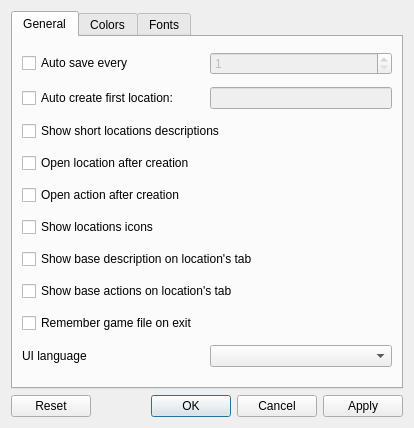
<?xml version="1.0" encoding="UTF-8"?>
<ui version="4.0">
 <class>OptionsDialog</class>
 <widget class="QDialog" name="OptionsDialog">
  <property name="windowModality">
   <enum>Qt::NonModal</enum>
  </property>
  <property name="geometry">
   <rect>
    <x>0</x>
    <y>0</y>
    <width>414</width>
    <height>428</height>
   </rect>
  </property>
  <property name="windowTitle">
   <string>Settings</string>
  </property>
  <property name="autoFillBackground">
   <bool>false</bool>
  </property>
  <property name="sizeGripEnabled">
   <bool>false</bool>
  </property>
  <property name="modal">
   <bool>true</bool>
  </property>
  <layout class="QVBoxLayout" name="verticalLayout">
   <item>
    <widget class="QTabWidget" name="tabWidget">
     <property name="sizePolicy">
      <sizepolicy hsizetype="Expanding" vsizetype="Expanding">
       <horstretch>0</horstretch>
       <verstretch>0</verstretch>
      </sizepolicy>
     </property>
     <property name="minimumSize">
      <size>
       <width>0</width>
       <height>321</height>
      </size>
     </property>
     <property name="currentIndex">
      <number>0</number>
     </property>
     <widget class="QWidget" name="_general">
      <property name="enabled">
       <bool>true</bool>
      </property>
      <attribute name="title">
       <string>General</string>
      </attribute>
      <layout class="QVBoxLayout" name="verticalLayout_3">
       <item>
        <layout class="QHBoxLayout" name="horizontalLayout" stretch="1,1">
         <item>
          <widget class="QCheckBox" name="_chkAutoSave">
           <property name="text">
            <string>Auto save every</string>
           </property>
          </widget>
         </item>
         <item>
          <widget class="QSpinBox" name="_spnAutoSaveMin">
           <property name="enabled">
            <bool>false</bool>
           </property>
           <property name="minimum">
            <number>1</number>
           </property>
           <property name="maximum">
            <number>60</number>
           </property>
           <property name="value">
            <number>1</number>
           </property>
          </widget>
         </item>
        </layout>
       </item>
       <item>
        <layout class="QHBoxLayout" name="horizontalLayout_2" stretch="1,1">
         <property name="sizeConstraint">
          <enum>QLayout::SetDefaultConstraint</enum>
         </property>
         <item>
          <widget class="QCheckBox" name="_chkFirstLoc">
           <property name="text">
            <string>Auto create first location:</string>
           </property>
          </widget>
         </item>
         <item>
          <widget class="QLineEdit" name="_txtNameFirsLoc">
           <property name="enabled">
            <bool>false</bool>
           </property>
          </widget>
         </item>
        </layout>
       </item>
       <item>
        <widget class="QCheckBox" name="_chkDescOfLoc">
         <property name="text">
          <string>Show short locations descriptions</string>
         </property>
        </widget>
       </item>
       <item>
        <widget class="QCheckBox" name="_chkOpeningLoc">
         <property name="text">
          <string>Open location after creation</string>
         </property>
        </widget>
       </item>
       <item>
        <widget class="QCheckBox" name="_chkOpeningAct">
         <property name="text">
          <string>Open action after creation</string>
         </property>
        </widget>
       </item>
       <item>
        <widget class="QCheckBox" name="_chkOnLocActIcons">
         <property name="text">
          <string>Show locations icons</string>
         </property>
        </widget>
       </item>
       <item>
        <widget class="QCheckBox" name="_chkLocDescVisible">
         <property name="text">
          <string>Show base description on location's tab</string>
         </property>
        </widget>
       </item>
       <item>
        <widget class="QCheckBox" name="_chkLocActsVisible">
         <property name="text">
          <string>Show base actions on location's tab</string>
         </property>
        </widget>
       </item>
       <item>
        <widget class="QCheckBox" name="_chkOpenLastGame">
         <property name="text">
          <string>Remember game file on exit</string>
         </property>
        </widget>
       </item>
       <item>
        <layout class="QHBoxLayout" name="horizontalLayout_3" stretch="1,1">
         <item>
          <widget class="QLabel" name="_stTextCmbLang">
           <property name="text">
            <string>UI language</string>
           </property>
           <property name="buddy">
            <cstring>_cmbLang</cstring>
           </property>
          </widget>
         </item>
         <item>
          <widget class="QComboBox" name="_cmbLang"/>
         </item>
        </layout>
       </item>
      </layout>
     </widget>
     <widget class="QWidget" name="_colors">
      <attribute name="title">
       <string>Colors</string>
      </attribute>
      <layout class="QVBoxLayout" name="verticalLayout_2">
       <item>
        <layout class="QHBoxLayout" name="horizontalLayout_4" stretch="4,1,2">
         <item>
          <widget class="QLabel" name="_stText11">
           <property name="text">
            <string>Main background color:</string>
           </property>
          </widget>
         </item>
         <item>
          <widget class="ColorWidget" name="_colorBaseBack" native="true">
           <property name="autoFillBackground">
            <bool>true</bool>
           </property>
          </widget>
         </item>
         <item>
          <widget class="QPushButton" name="_btnClrsBaseBack">
           <property name="text">
            <string>Select color...</string>
           </property>
          </widget>
         </item>
        </layout>
       </item>
       <item>
        <layout class="QHBoxLayout" name="horizontalLayout_6" stretch="4,1,2">
         <item>
          <widget class="QLabel" name="_stText10">
           <property name="text">
            <string>Tabs background color:</string>
           </property>
          </widget>
         </item>
         <item>
          <widget class="ColorWidget" name="_colorTextBack" native="true">
           <property name="autoFillBackground">
            <bool>true</bool>
           </property>
          </widget>
         </item>
         <item>
          <widget class="QPushButton" name="_btnClrsTextBack">
           <property name="text">
            <string>Select color...</string>
           </property>
          </widget>
         </item>
        </layout>
       </item>
       <item>
        <layout class="QHBoxLayout" name="horizontalLayout_7" stretch="4,1,2">
         <item>
          <widget class="QLabel" name="_stText9">
           <property name="text">
            <string>Base font's color:</string>
           </property>
          </widget>
         </item>
         <item>
          <widget class="ColorWidget" name="_colorBaseFont" native="true">
           <property name="autoFillBackground">
            <bool>true</bool>
           </property>
          </widget>
         </item>
         <item>
          <widget class="QPushButton" name="_btnClrsBaseFont">
           <property name="text">
            <string>Select color...</string>
           </property>
          </widget>
         </item>
        </layout>
       </item>
       <item>
        <layout class="QHBoxLayout" name="horizontalLayout_5" stretch="4,1,2">
         <item>
          <widget class="QLabel" name="_stText1">
           <property name="text">
            <string>Statements color:</string>
           </property>
          </widget>
         </item>
         <item>
          <widget class="ColorWidget" name="_colorStatements" native="true">
           <property name="autoFillBackground">
            <bool>true</bool>
           </property>
          </widget>
         </item>
         <item>
          <widget class="QPushButton" name="_btnClrsStatements">
           <property name="text">
            <string>Select color...</string>
           </property>
          </widget>
         </item>
        </layout>
       </item>
       <item>
        <layout class="QHBoxLayout" name="horizontalLayout_14" stretch="4,1,2">
         <item>
          <widget class="QLabel" name="_stText2">
           <property name="text">
            <string>Functions color:</string>
           </property>
          </widget>
         </item>
         <item>
          <widget class="ColorWidget" name="_colorFunctions" native="true">
           <property name="autoFillBackground">
            <bool>true</bool>
           </property>
          </widget>
         </item>
         <item>
          <widget class="QPushButton" name="_btnClrsFunctions">
           <property name="text">
            <string>Select color...</string>
           </property>
          </widget>
         </item>
        </layout>
       </item>
       <item>
        <layout class="QHBoxLayout" name="horizontalLayout_13" stretch="4,1,2">
         <item>
          <widget class="QLabel" name="_stText3">
           <property name="text">
            <string>System variables color:</string>
           </property>
          </widget>
         </item>
         <item>
          <widget class="ColorWidget" name="_colorSysVariables" native="true">
           <property name="autoFillBackground">
            <bool>true</bool>
           </property>
          </widget>
         </item>
         <item>
          <widget class="QPushButton" name="_btnClrsSysVariables">
           <property name="text">
            <string>Select color...</string>
           </property>
          </widget>
         </item>
        </layout>
       </item>
       <item>
        <layout class="QHBoxLayout" name="horizontalLayout_12" stretch="4,1,2">
         <item>
          <widget class="QLabel" name="_stText4">
           <property name="text">
            <string>Strings color:</string>
           </property>
          </widget>
         </item>
         <item>
          <widget class="ColorWidget" name="_colorStrings" native="true">
           <property name="autoFillBackground">
            <bool>true</bool>
           </property>
          </widget>
         </item>
         <item>
          <widget class="QPushButton" name="_btnClrsStrings">
           <property name="text">
            <string>Select color...</string>
           </property>
          </widget>
         </item>
        </layout>
       </item>
       <item>
        <layout class="QHBoxLayout" name="horizontalLayout_11" stretch="4,1,2">
         <item>
          <widget class="QLabel" name="_stText5">
           <property name="text">
            <string>Numbers color:</string>
           </property>
          </widget>
         </item>
         <item>
          <widget class="ColorWidget" name="_colorNumbers" native="true">
           <property name="autoFillBackground">
            <bool>true</bool>
           </property>
          </widget>
         </item>
         <item>
          <widget class="QPushButton" name="_btnClrsNumbers">
           <property name="text">
            <string>Select color...</string>
           </property>
          </widget>
         </item>
        </layout>
       </item>
       <item>
        <layout class="QHBoxLayout" name="horizontalLayout_10" stretch="4,1,2">
         <item>
          <widget class="QLabel" name="_stText6">
           <property name="text">
            <string>Operations color:</string>
           </property>
          </widget>
         </item>
         <item>
          <widget class="ColorWidget" name="_colorOptsBrts" native="true">
           <property name="autoFillBackground">
            <bool>true</bool>
           </property>
          </widget>
         </item>
         <item>
          <widget class="QPushButton" name="_btnClrsOptsBrts">
           <property name="text">
            <string>Select color...</string>
           </property>
          </widget>
         </item>
        </layout>
       </item>
       <item>
        <layout class="QHBoxLayout" name="horizontalLayout_9" stretch="4,1,2">
         <item>
          <widget class="QLabel" name="_stText7">
           <property name="text">
            <string>Labels color:</string>
           </property>
          </widget>
         </item>
         <item>
          <widget class="ColorWidget" name="_colorMarks" native="true">
           <property name="autoFillBackground">
            <bool>true</bool>
           </property>
          </widget>
         </item>
         <item>
          <widget class="QPushButton" name="_btnClrsMarks">
           <property name="text">
            <string>Select color...</string>
           </property>
          </widget>
         </item>
        </layout>
       </item>
       <item>
        <layout class="QHBoxLayout" name="horizontalLayout_8" stretch="4,1,2">
         <item>
          <widget class="QLabel" name="_stText8">
           <property name="text">
            <string>Comments color:</string>
           </property>
          </widget>
         </item>
         <item>
          <widget class="ColorWidget" name="_colorComments" native="true">
           <property name="autoFillBackground">
            <bool>true</bool>
           </property>
          </widget>
         </item>
         <item>
          <widget class="QPushButton" name="_btnClrsComments">
           <property name="text">
            <string>Select color...</string>
           </property>
          </widget>
         </item>
        </layout>
       </item>
      </layout>
     </widget>
     <widget class="QWidget" name="_fonts">
      <attribute name="title">
       <string>Fonts</string>
      </attribute>
      <layout class="QVBoxLayout" name="verticalLayout_6">
       <item>
        <layout class="QHBoxLayout" name="horizontalLayout_15" stretch="3,2,2">
         <item>
          <widget class="QLabel" name="_stText01">
           <property name="text">
            <string>Main font:</string>
           </property>
           <property name="textFormat">
            <enum>Qt::AutoText</enum>
           </property>
          </widget>
         </item>
         <item>
          <widget class="FontWidget" name="_txtFontBase">
           <property name="sizePolicy">
            <sizepolicy hsizetype="Ignored" vsizetype="Ignored">
             <horstretch>0</horstretch>
             <verstretch>0</verstretch>
            </sizepolicy>
           </property>
           <property name="autoFillBackground">
            <bool>true</bool>
           </property>
           <property name="text">
            <string/>
           </property>
           <property name="alignment">
            <set>Qt::AlignCenter</set>
           </property>
           <property name="wordWrap">
            <bool>false</bool>
           </property>
          </widget>
         </item>
         <item>
          <widget class="QPushButton" name="_btnFontsBase">
           <property name="text">
            <string>Select font...</string>
           </property>
          </widget>
         </item>
        </layout>
       </item>
       <item>
        <layout class="QHBoxLayout" name="horizontalLayout_25" stretch="3,2,2">
         <item>
          <widget class="QLabel" name="_stText02">
           <property name="text">
            <string>Statements font:</string>
           </property>
          </widget>
         </item>
         <item>
          <widget class="FontWidget" name="_txtFontStatements">
           <property name="sizePolicy">
            <sizepolicy hsizetype="Ignored" vsizetype="Ignored">
             <horstretch>0</horstretch>
             <verstretch>0</verstretch>
            </sizepolicy>
           </property>
           <property name="autoFillBackground">
            <bool>true</bool>
           </property>
           <property name="text">
            <string/>
           </property>
           <property name="alignment">
            <set>Qt::AlignCenter</set>
           </property>
          </widget>
         </item>
         <item>
          <widget class="QPushButton" name="_btnFontsStatements">
           <property name="text">
            <string>Select font...</string>
           </property>
          </widget>
         </item>
        </layout>
       </item>
       <item>
        <layout class="QHBoxLayout" name="horizontalLayout_24" stretch="3,2,2">
         <item>
          <widget class="QLabel" name="_stText03">
           <property name="text">
            <string>Functions font:</string>
           </property>
          </widget>
         </item>
         <item>
          <widget class="FontWidget" name="_txtFontFunctions">
           <property name="sizePolicy">
            <sizepolicy hsizetype="Ignored" vsizetype="Ignored">
             <horstretch>0</horstretch>
             <verstretch>0</verstretch>
            </sizepolicy>
           </property>
           <property name="autoFillBackground">
            <bool>true</bool>
           </property>
           <property name="text">
            <string/>
           </property>
           <property name="alignment">
            <set>Qt::AlignCenter</set>
           </property>
          </widget>
         </item>
         <item>
          <widget class="QPushButton" name="_btnFontsFunctions">
           <property name="text">
            <string>Select font...</string>
           </property>
          </widget>
         </item>
        </layout>
       </item>
       <item>
        <layout class="QHBoxLayout" name="horizontalLayout_23" stretch="3,2,2">
         <item>
          <widget class="QLabel" name="_stText04">
           <property name="text">
            <string>System variables font:</string>
           </property>
          </widget>
         </item>
         <item>
          <widget class="FontWidget" name="_txtFontSysVariables">
           <property name="sizePolicy">
            <sizepolicy hsizetype="Ignored" vsizetype="Ignored">
             <horstretch>0</horstretch>
             <verstretch>0</verstretch>
            </sizepolicy>
           </property>
           <property name="autoFillBackground">
            <bool>true</bool>
           </property>
           <property name="text">
            <string/>
           </property>
           <property name="alignment">
            <set>Qt::AlignCenter</set>
           </property>
          </widget>
         </item>
         <item>
          <widget class="QPushButton" name="_btnFontsSysVariables">
           <property name="text">
            <string>Select font...</string>
           </property>
          </widget>
         </item>
        </layout>
       </item>
       <item>
        <layout class="QHBoxLayout" name="horizontalLayout_22" stretch="3,2,2">
         <item>
          <widget class="QLabel" name="_stText05">
           <property name="text">
            <string>Strings font:</string>
           </property>
          </widget>
         </item>
         <item>
          <widget class="FontWidget" name="_txtFontStrings">
           <property name="sizePolicy">
            <sizepolicy hsizetype="Ignored" vsizetype="Ignored">
             <horstretch>0</horstretch>
             <verstretch>0</verstretch>
            </sizepolicy>
           </property>
           <property name="autoFillBackground">
            <bool>true</bool>
           </property>
           <property name="text">
            <string/>
           </property>
           <property name="alignment">
            <set>Qt::AlignCenter</set>
           </property>
          </widget>
         </item>
         <item>
          <widget class="QPushButton" name="_btnFontsStrings">
           <property name="text">
            <string>Select font...</string>
           </property>
          </widget>
         </item>
        </layout>
       </item>
       <item>
        <layout class="QHBoxLayout" name="horizontalLayout_21" stretch="3,2,2">
         <item>
          <widget class="QLabel" name="_stText06">
           <property name="text">
            <string>Numbers font:</string>
           </property>
          </widget>
         </item>
         <item>
          <widget class="FontWidget" name="_txtFontNumbers">
           <property name="sizePolicy">
            <sizepolicy hsizetype="Ignored" vsizetype="Ignored">
             <horstretch>0</horstretch>
             <verstretch>0</verstretch>
            </sizepolicy>
           </property>
           <property name="autoFillBackground">
            <bool>true</bool>
           </property>
           <property name="text">
            <string/>
           </property>
           <property name="alignment">
            <set>Qt::AlignCenter</set>
           </property>
          </widget>
         </item>
         <item>
          <widget class="QPushButton" name="_btnFontsNumbers">
           <property name="text">
            <string>Select font...</string>
           </property>
          </widget>
         </item>
        </layout>
       </item>
       <item>
        <layout class="QHBoxLayout" name="horizontalLayout_20" stretch="3,2,2">
         <item>
          <widget class="QLabel" name="_stText07">
           <property name="text">
            <string>Operations font:</string>
           </property>
          </widget>
         </item>
         <item>
          <widget class="FontWidget" name="_txtFontOptsBrts">
           <property name="sizePolicy">
            <sizepolicy hsizetype="Ignored" vsizetype="Ignored">
             <horstretch>0</horstretch>
             <verstretch>0</verstretch>
            </sizepolicy>
           </property>
           <property name="autoFillBackground">
            <bool>true</bool>
           </property>
           <property name="text">
            <string/>
           </property>
           <property name="alignment">
            <set>Qt::AlignCenter</set>
           </property>
          </widget>
         </item>
         <item>
          <widget class="QPushButton" name="_btnFontsOptsBrts">
           <property name="text">
            <string>Select font...</string>
           </property>
          </widget>
         </item>
        </layout>
       </item>
       <item>
        <layout class="QHBoxLayout" name="horizontalLayout_18" stretch="3,2,2">
         <item>
          <widget class="QLabel" name="_stText08">
           <property name="text">
            <string>Labels font:</string>
           </property>
          </widget>
         </item>
         <item>
          <widget class="FontWidget" name="_txtFontMarks">
           <property name="sizePolicy">
            <sizepolicy hsizetype="Ignored" vsizetype="Ignored">
             <horstretch>0</horstretch>
             <verstretch>0</verstretch>
            </sizepolicy>
           </property>
           <property name="autoFillBackground">
            <bool>true</bool>
           </property>
           <property name="text">
            <string/>
           </property>
           <property name="alignment">
            <set>Qt::AlignCenter</set>
           </property>
          </widget>
         </item>
         <item>
          <widget class="QPushButton" name="_btnFontsMarks">
           <property name="text">
            <string>Select font...</string>
           </property>
          </widget>
         </item>
        </layout>
       </item>
       <item>
        <layout class="QHBoxLayout" name="horizontalLayout_16" stretch="3,2,2">
         <item>
          <widget class="QLabel" name="_stText09">
           <property name="text">
            <string>Comments font:</string>
           </property>
          </widget>
         </item>
         <item>
          <widget class="FontWidget" name="_txtFontComments">
           <property name="sizePolicy">
            <sizepolicy hsizetype="Ignored" vsizetype="Ignored">
             <horstretch>0</horstretch>
             <verstretch>0</verstretch>
            </sizepolicy>
           </property>
           <property name="autoFillBackground">
            <bool>true</bool>
           </property>
           <property name="text">
            <string/>
           </property>
           <property name="alignment">
            <set>Qt::AlignCenter</set>
           </property>
          </widget>
         </item>
         <item>
          <widget class="QPushButton" name="_btnFontsComments">
           <property name="text">
            <string>Select font...</string>
           </property>
          </widget>
         </item>
        </layout>
       </item>
      </layout>
     </widget>
    </widget>
   </item>
   <item>
    <widget class="QDialogButtonBox" name="buttonBox">
     <property name="orientation">
      <enum>Qt::Horizontal</enum>
     </property>
     <property name="standardButtons">
      <set>QDialogButtonBox::Apply|QDialogButtonBox::Cancel|QDialogButtonBox::Ok|QDialogButtonBox::Reset</set>
     </property>
     <property name="centerButtons">
      <bool>false</bool>
     </property>
    </widget>
   </item>
  </layout>
 </widget>
 <customwidgets>
  <customwidget>
   <class>ColorWidget</class>
   <extends>QWidget</extends>
   <header>src/colorwidget.h</header>
   <container>1</container>
  </customwidget>
  <customwidget>
   <class>FontWidget</class>
   <extends>QLabel</extends>
   <header>src/fontwidget.h</header>
  </customwidget>
 </customwidgets>
 <tabstops>
  <tabstop>tabWidget</tabstop>
  <tabstop>_chkAutoSave</tabstop>
  <tabstop>_spnAutoSaveMin</tabstop>
  <tabstop>_chkFirstLoc</tabstop>
  <tabstop>_txtNameFirsLoc</tabstop>
  <tabstop>_chkDescOfLoc</tabstop>
  <tabstop>_chkOpeningLoc</tabstop>
  <tabstop>_chkOpeningAct</tabstop>
  <tabstop>_chkOnLocActIcons</tabstop>
  <tabstop>_chkLocDescVisible</tabstop>
  <tabstop>_chkLocActsVisible</tabstop>
  <tabstop>_chkOpenLastGame</tabstop>
  <tabstop>_cmbLang</tabstop>
  <tabstop>buttonBox</tabstop>
 </tabstops>
 <resources/>
 <connections>
  <connection>
   <sender>buttonBox</sender>
   <signal>accepted()</signal>
   <receiver>OptionsDialog</receiver>
   <slot>OnOkButton()</slot>
   <hints>
    <hint type="sourcelabel">
     <x>204</x>
     <y>418</y>
    </hint>
    <hint type="destinationlabel">
     <x>181</x>
     <y>378</y>
    </hint>
   </hints>
  </connection>
  <connection>
   <sender>buttonBox</sender>
   <signal>rejected()</signal>
   <receiver>OptionsDialog</receiver>
   <slot>reject()</slot>
   <hints>
    <hint type="sourcelabel">
     <x>226</x>
     <y>418</y>
    </hint>
    <hint type="destinationlabel">
     <x>216</x>
     <y>372</y>
    </hint>
   </hints>
  </connection>
  <connection>
   <sender>_chkAutoSave</sender>
   <signal>toggled(bool)</signal>
   <receiver>_spnAutoSaveMin</receiver>
   <slot>setEnabled(bool)</slot>
   <hints>
    <hint type="sourcelabel">
     <x>133</x>
     <y>66</y>
    </hint>
    <hint type="destinationlabel">
     <x>293</x>
     <y>68</y>
    </hint>
   </hints>
  </connection>
  <connection>
   <sender>_chkFirstLoc</sender>
   <signal>toggled(bool)</signal>
   <receiver>_txtNameFirsLoc</receiver>
   <slot>setEnabled(bool)</slot>
   <hints>
    <hint type="sourcelabel">
     <x>132</x>
     <y>93</y>
    </hint>
    <hint type="destinationlabel">
     <x>282</x>
     <y>89</y>
    </hint>
   </hints>
  </connection>
  <connection>
   <sender>_btnClrsBaseBack</sender>
   <signal>clicked()</signal>
   <receiver>OptionsDialog</receiver>
   <slot>OnColorSelect()</slot>
   <hints>
    <hint type="sourcelabel">
     <x>381</x>
     <y>67</y>
    </hint>
    <hint type="destinationlabel">
     <x>411</x>
     <y>67</y>
    </hint>
   </hints>
  </connection>
  <connection>
   <sender>_btnClrsTextBack</sender>
   <signal>clicked()</signal>
   <receiver>OptionsDialog</receiver>
   <slot>OnColorSelect()</slot>
   <hints>
    <hint type="sourcelabel">
     <x>341</x>
     <y>95</y>
    </hint>
    <hint type="destinationlabel">
     <x>410</x>
     <y>96</y>
    </hint>
   </hints>
  </connection>
  <connection>
   <sender>_btnClrsBaseFont</sender>
   <signal>clicked()</signal>
   <receiver>OptionsDialog</receiver>
   <slot>OnColorSelect()</slot>
   <hints>
    <hint type="sourcelabel">
     <x>366</x>
     <y>123</y>
    </hint>
    <hint type="destinationlabel">
     <x>412</x>
     <y>123</y>
    </hint>
   </hints>
  </connection>
  <connection>
   <sender>_btnClrsStatements</sender>
   <signal>clicked()</signal>
   <receiver>OptionsDialog</receiver>
   <slot>OnColorSelect()</slot>
   <hints>
    <hint type="sourcelabel">
     <x>351</x>
     <y>154</y>
    </hint>
    <hint type="destinationlabel">
     <x>410</x>
     <y>156</y>
    </hint>
   </hints>
  </connection>
  <connection>
   <sender>_btnClrsFunctions</sender>
   <signal>clicked()</signal>
   <receiver>OptionsDialog</receiver>
   <slot>OnColorSelect()</slot>
   <hints>
    <hint type="sourcelabel">
     <x>355</x>
     <y>181</y>
    </hint>
    <hint type="destinationlabel">
     <x>412</x>
     <y>185</y>
    </hint>
   </hints>
  </connection>
  <connection>
   <sender>_btnClrsSysVariables</sender>
   <signal>clicked()</signal>
   <receiver>OptionsDialog</receiver>
   <slot>OnColorSelect()</slot>
   <hints>
    <hint type="sourcelabel">
     <x>361</x>
     <y>216</y>
    </hint>
    <hint type="destinationlabel">
     <x>411</x>
     <y>216</y>
    </hint>
   </hints>
  </connection>
  <connection>
   <sender>_btnClrsStrings</sender>
   <signal>clicked()</signal>
   <receiver>OptionsDialog</receiver>
   <slot>OnColorSelect()</slot>
   <hints>
    <hint type="sourcelabel">
     <x>380</x>
     <y>240</y>
    </hint>
    <hint type="destinationlabel">
     <x>410</x>
     <y>245</y>
    </hint>
   </hints>
  </connection>
  <connection>
   <sender>_btnClrsNumbers</sender>
   <signal>clicked()</signal>
   <receiver>OptionsDialog</receiver>
   <slot>OnColorSelect()</slot>
   <hints>
    <hint type="sourcelabel">
     <x>378</x>
     <y>271</y>
    </hint>
    <hint type="destinationlabel">
     <x>411</x>
     <y>273</y>
    </hint>
   </hints>
  </connection>
  <connection>
   <sender>_btnClrsOptsBrts</sender>
   <signal>clicked()</signal>
   <receiver>OptionsDialog</receiver>
   <slot>OnColorSelect()</slot>
   <hints>
    <hint type="sourcelabel">
     <x>379</x>
     <y>300</y>
    </hint>
    <hint type="destinationlabel">
     <x>410</x>
     <y>299</y>
    </hint>
   </hints>
  </connection>
  <connection>
   <sender>_btnClrsMarks</sender>
   <signal>clicked()</signal>
   <receiver>OptionsDialog</receiver>
   <slot>OnColorSelect()</slot>
   <hints>
    <hint type="sourcelabel">
     <x>369</x>
     <y>328</y>
    </hint>
    <hint type="destinationlabel">
     <x>412</x>
     <y>331</y>
    </hint>
   </hints>
  </connection>
  <connection>
   <sender>_btnClrsComments</sender>
   <signal>clicked()</signal>
   <receiver>OptionsDialog</receiver>
   <slot>OnColorSelect()</slot>
   <hints>
    <hint type="sourcelabel">
     <x>366</x>
     <y>361</y>
    </hint>
    <hint type="destinationlabel">
     <x>412</x>
     <y>360</y>
    </hint>
   </hints>
  </connection>
  <connection>
   <sender>_btnFontsBase</sender>
   <signal>clicked()</signal>
   <receiver>OptionsDialog</receiver>
   <slot>OnFontSelect()</slot>
   <hints>
    <hint type="sourcelabel">
     <x>372</x>
     <y>69</y>
    </hint>
    <hint type="destinationlabel">
     <x>408</x>
     <y>60</y>
    </hint>
   </hints>
  </connection>
  <connection>
   <sender>_btnFontsFunctions</sender>
   <signal>clicked()</signal>
   <receiver>OptionsDialog</receiver>
   <slot>OnFontSelect()</slot>
   <hints>
    <hint type="sourcelabel">
     <x>380</x>
     <y>146</y>
    </hint>
    <hint type="destinationlabel">
     <x>409</x>
     <y>149</y>
    </hint>
   </hints>
  </connection>
  <connection>
   <sender>_btnFontsSysVariables</sender>
   <signal>clicked()</signal>
   <receiver>OptionsDialog</receiver>
   <slot>OnFontSelect()</slot>
   <hints>
    <hint type="sourcelabel">
     <x>368</x>
     <y>179</y>
    </hint>
    <hint type="destinationlabel">
     <x>408</x>
     <y>181</y>
    </hint>
   </hints>
  </connection>
  <connection>
   <sender>_btnFontsStrings</sender>
   <signal>clicked()</signal>
   <receiver>OptionsDialog</receiver>
   <slot>OnFontSelect()</slot>
   <hints>
    <hint type="sourcelabel">
     <x>373</x>
     <y>206</y>
    </hint>
    <hint type="destinationlabel">
     <x>409</x>
     <y>212</y>
    </hint>
   </hints>
  </connection>
  <connection>
   <sender>_btnFontsNumbers</sender>
   <signal>clicked()</signal>
   <receiver>OptionsDialog</receiver>
   <slot>OnFontSelect()</slot>
   <hints>
    <hint type="sourcelabel">
     <x>372</x>
     <y>242</y>
    </hint>
    <hint type="destinationlabel">
     <x>409</x>
     <y>241</y>
    </hint>
   </hints>
  </connection>
  <connection>
   <sender>_btnFontsMarks</sender>
   <signal>clicked()</signal>
   <receiver>OptionsDialog</receiver>
   <slot>OnFontSelect()</slot>
   <hints>
    <hint type="sourcelabel">
     <x>371</x>
     <y>316</y>
    </hint>
    <hint type="destinationlabel">
     <x>410</x>
     <y>326</y>
    </hint>
   </hints>
  </connection>
  <connection>
   <sender>_btnFontsComments</sender>
   <signal>clicked()</signal>
   <receiver>OptionsDialog</receiver>
   <slot>OnFontSelect()</slot>
   <hints>
    <hint type="sourcelabel">
     <x>372</x>
     <y>349</y>
    </hint>
    <hint type="destinationlabel">
     <x>407</x>
     <y>356</y>
    </hint>
   </hints>
  </connection>
  <connection>
   <sender>_btnFontsOptsBrts</sender>
   <signal>clicked()</signal>
   <receiver>OptionsDialog</receiver>
   <slot>OnFontSelect()</slot>
   <hints>
    <hint type="sourcelabel">
     <x>358</x>
     <y>283</y>
    </hint>
    <hint type="destinationlabel">
     <x>411</x>
     <y>394</y>
    </hint>
   </hints>
  </connection>
  <connection>
   <sender>_btnFontsStatements</sender>
   <signal>clicked()</signal>
   <receiver>OptionsDialog</receiver>
   <slot>OnFontSelect()</slot>
   <hints>
    <hint type="sourcelabel">
     <x>353</x>
     <y>103</y>
    </hint>
    <hint type="destinationlabel">
     <x>382</x>
     <y>4</y>
    </hint>
   </hints>
  </connection>
 </connections>
 <slots>
  <slot>OnColorSelect()</slot>
  <slot>OnFontSelect()</slot>
  <slot>OnOkButton()</slot>
 </slots>
</ui>
